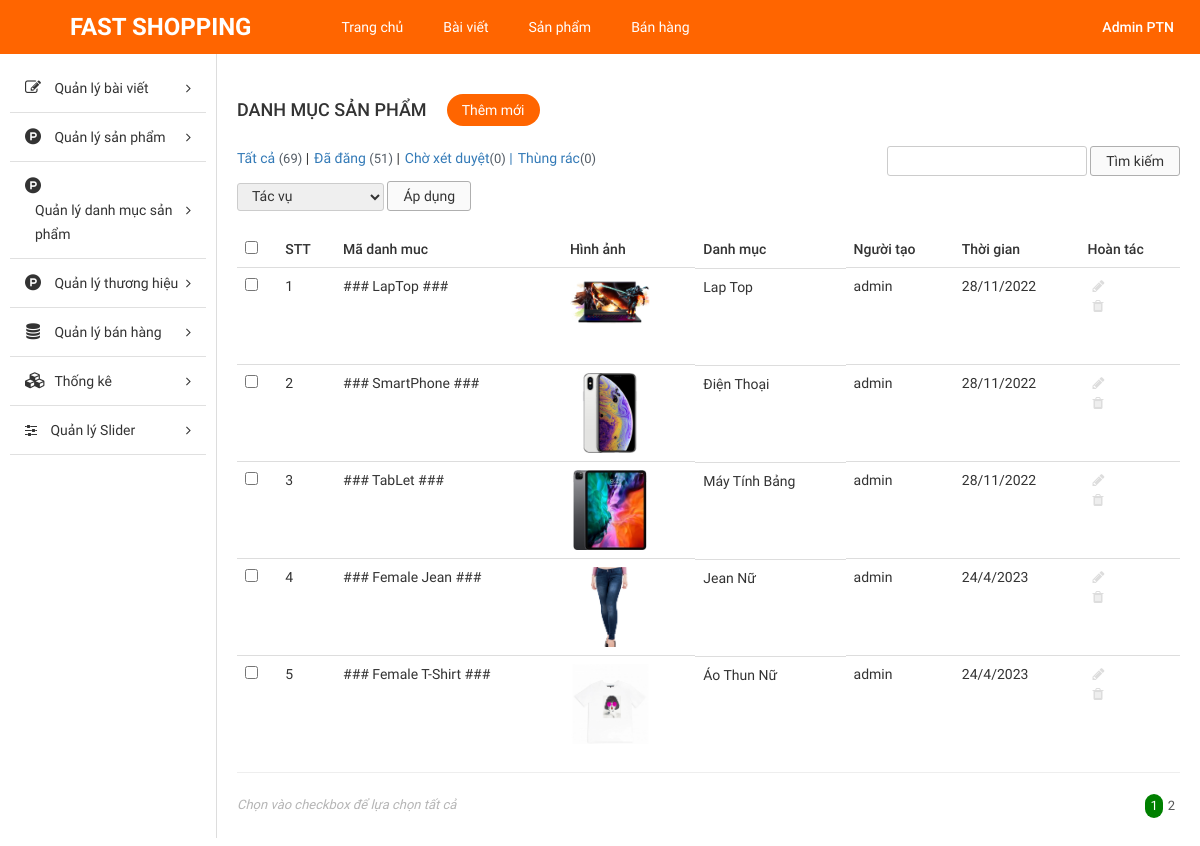
Before: /Source_code/admin/index.php?modules=categorys&controllers=index&action=list (signed in) with the older database file.
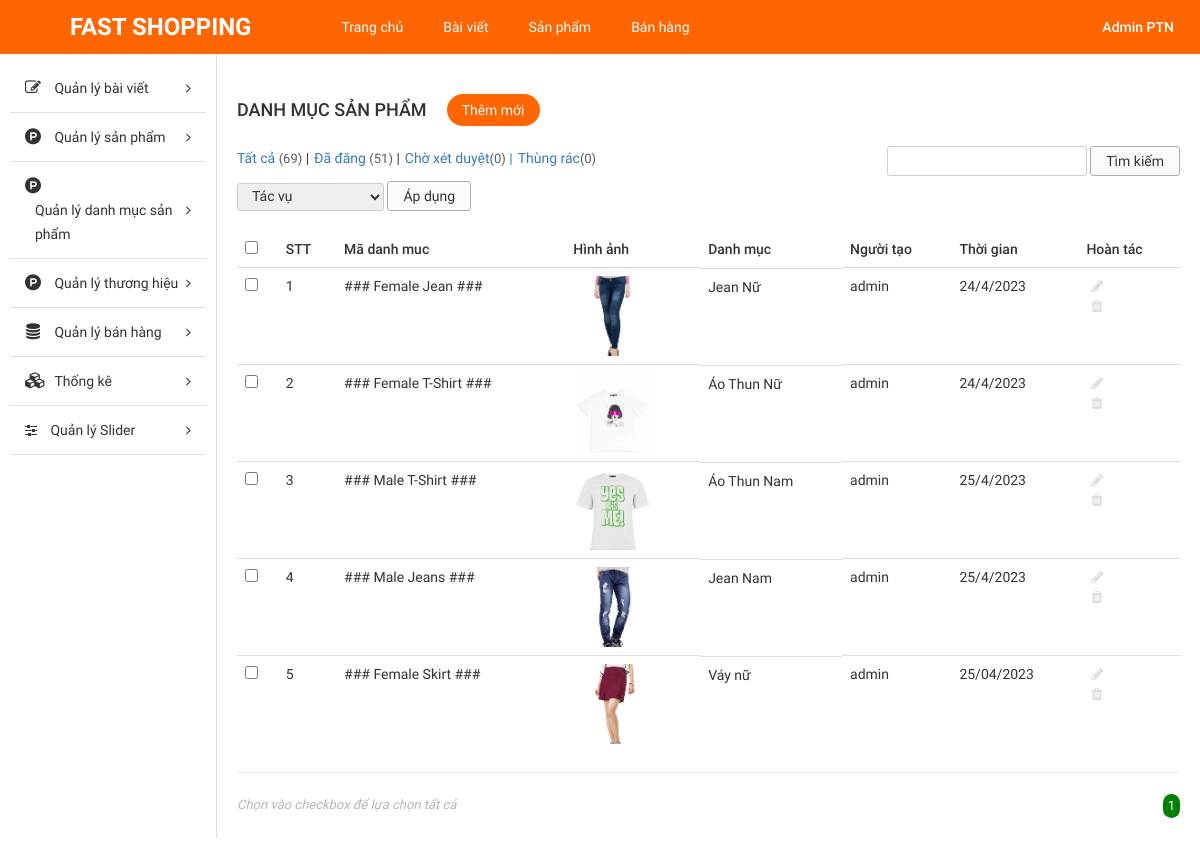
After: the same page with the newer database file.
### tables this page shows
CREATE TABLE `tbl_category` (
  `id` int NOT NULL AUTO_INCREMENT,
  `name` varchar(255) NOT NULL,
  `code` varchar(255) NOT NULL,
  `image` varchar(255) NOT NULL,
  `description` text NOT NULL,
  `create_date` varchar(255) NOT NULL,
  `user` varchar(255) NOT NULL,
  PRIMARY KEY (`id`)
);

### Source_code/admin/libraries/database.php (called while the page is built, shortened)
<?php
function db_query($query_string) {
    global $conn;
    $result = mysqli_query($conn, $query_string);
    return $result;
}
function db_fetch_array($query_string) {
    $result = array();
    $mysqli_result = db_query($query_string);
    while ($row = mysqli_fetch_assoc($mysqli_result)) {
        $result[] = $row;
    }
    return $result;
}

### Source_code/admin/modules/categorys/models/indexModel.php (called while the page is built, shortened)
<?php
function getAll() {
	return db_fetch_array("SELECT * FROM `tbl_category`");
}

### Source_code/admin/modules/categorys/controllers/indexController.php (called while the page is built, shortened)
<?php
function listAction() {
	$data_tmp = getAll();
	if(!empty($_GET['page'])){
		$page = $_GET['page'];
	}else{
		$page =1;
	}
	$numProduct = count($data_tmp);
	$productOnPage = 5;
	$num = ceil($numProduct/$productOnPage);
	$start = ($page - 1) * $productOnPage;
	$res =[];
	for ($i=$start; $i < $start+$productOnPage; $i++) {
		if(isset($data_tmp[$i]))
        $res[] = $data_tmp[$i];
	};
	$data = [$res, $num, $page];
	load_view('list',$data);
}

### Source_code/admin/core/router.php (called while the page is built, shortened)
<?php
$action_name = get_action().'Action';
call_function(array('construct', $action_name));

### Source_code/admin/core/appload.php (called while the page is built, shortened)
<?php
require CONFIGPATH . DIRECTORY_SEPARATOR . 'database.php';
require LIBPATH . DIRECTORY_SEPARATOR . 'database.php';
require COREPATH . DIRECTORY_SEPARATOR . 'base.php';
require COREPATH . DIRECTORY_SEPARATOR . 'router.php';

### Source_code/admin/index.php (called while the page is built, shortened)
<?php
require COREPATH.DIRECTORY_SEPARATOR.'appload.php';

### Source_code/admin/modules/categorys/views/listView.php (the view, shortened to what the rows shown need)
<div id="main-content-wp" class="list-product-page">
    <div class="wrap clearfix">
        <div id="content" class="fl-right">
            <div class="section" id="title-page">
                <div class="clearfix">
                    <h3 id="index" class="fl-left">Danh Mục Sản Phẩm</h3>
                    <a href="?modules=categorys&controllers=index&action=add" title="" id="add-new" class="fl-left">Thêm mới</a>
                </div>
            </div>
            <div class="section" id="detail-page">
                <div class="section-detail">
                    <div class="filter-wp clearfix">
                        <ul class="post-status fl-left">
                            <li class="all"><a href="">Tất cả <span class="count">(69)</span></a> |</li>
                            <li class="publish"><a href="">Đã đăng <span class="count">(51)</span></a> |</li>
                            <li class="pending"><a href="">Chờ xét duyệt<span class="count">(0)</span> |</a></li>
                            <li class="pending"><a href="">Thùng rác<span class="count">(0)</span></a></li>
                        </ul>
                        <form method="GET" class="form-s fl-right">
                            <input type="text" name="s" id="s">
                            <input type="submit" name="sm_s" value="Tìm kiếm">
                        </form>
                    </div>
                    <div class="actions">
                        <form method="GET" action="" class="form-actions">
                            <select name="actions">
                                <option value="0">Tác vụ</option>
                            </select>
                            <input type="submit" name="sm_action" value="Áp dụng">
                        </form>
                    </div>
                    <div class="table-responsive">
                        <table class="table list-table-wp">
                            <thead>
                                <tr>
                                    <td><input type="checkbox" name="checkAll" id="checkAll"></td>
                                    <td><span class="thead-text">STT</span></td>
                                    <td><span class="thead-text">Mã danh muc</span></td>
                                    <td><span class="thead-text">Hình ảnh</span></td>
                                    <td><span class="thead-text">Danh mục</span></td>
                                    <td><span class="thead-text">Người tạo</span></td>
                                    <td><span class="thead-text">Thời gian</span></td>
                                    <td><span class="thead-text">Hoàn tác</span></td>
                                </tr>
                            </thead>
                            <tbody>
                                <?php $i=0; if(!empty($data['0'])) foreach ($data['0'] as $key => $value) { $i++;?>
                                <tr>
                                    <td><input type="checkbox" name="checkItem" class="checkItem"></td>
                                    <td><span class="tbody-text"><?php echo $i; ?></h3></span>
                                    <td><span class="tbody-text"><?php echo $value['code']; ?></h3></span>
                                    <td>
                                        <div class="tbody-thumb">
                                            <img src="<?php echo $value['image']; ?>" alt="">
                                        </div>
                                    </td>
                                    <td class="clearfix">
                                        <div class="tb-title fl-left">
                                            <h3><?php echo $value['name']; ?></h3>
                                        </div>
                                    </td>
                                    <td><span class="tbody-text"><?php echo $value['user']; ?></span></td>
                                    <td><span class="tbody-text"><?php echo $value['create_date']; ?></span></td>
                                    <td>
                                        <ul class="list-operation ">
                                            <li><a href="?modules=categorys&contollers=index&action=edit&id=<?php echo $value['id']; ?>" title="Sửa" class="edit"><i class="fa fa-pencil" aria-hidden="true"></i></a></li>
                                            <li><a href="?modules=categorys&contollers=index&action=delete&id=<?php echo $value['id']; ?>" title="Xóa" class="delete"><i class="fa fa-trash" aria-hidden="true"></i></a></li>
                                        </ul>
                                    </td>
                                </tr>
                                <?php }; ?>
                            </tbody>
                        </table>
                        <hr>
                    </div>
                </div>
            </div>
            <div class="section" id="paging-wp">
                <div class="section-detail clearfix">
                    <p id="desc" class="fl-left">Chọn vào checkbox để lựa chọn tất cả</p>
                    <ul id="list-paging" class="fl-right">
                        <?php for ($i=1; $i <= $data['1'] ; $i++) { ?>
                        <li>
                            <a <?php if($i == $data['2']) echo 'style="background-color: green;color:white; border-radius:300px;"';  ?>  href="?modules=categorys&controllers=index&action=list&page=<?php echo $i; ?>" title=""><?php echo $i; ?></a>
                        </li>
                        <?php }; ?>
                    </ul>
                </div>
            </div>
        </div>
    </div>
</div>

### Source_code/admin/core/base.php (shortened to what the rows shown need)
<?php
function get_module() {
    global $config;
    $module = isset($_GET['modules']) ? $_GET['modules'] : $config['default_module'];
    return $module;
}
function call_function($list_function = array()) {
    if (is_array($list_function)) {
        foreach ($list_function as $f) {
            if (function_exists($f())) {
                $f();
            }
        }
    }
}
function load_view($name, $data_send = array()) {
    $data = $data_send;
    $path = MODULESPATH . DIRECTORY_SEPARATOR . get_module() . DIRECTORY_SEPARATOR . 'views' . DIRECTORY_SEPARATOR . $name . 'View.php';
    if (file_exists($path)) {
        require $path;
    } else {
        echo "Không tìm thấy {$path}";
    }
}
function get_header($name = '') {
    global $data;
    if (empty($name)) {
        $name = 'header';
    } else {
        $name = "header-{$name}";
    }
    $path = LAYOUTPATH . DIRECTORY_SEPARATOR . $name . '.php';
    if (file_exists($path)) {
        if (is_array($data)) {
            foreach ($data as $key => $a) {
                $$key = $a;
            }
        }
        require $path;
    } else {
        echo "Không tìm thấy {$path}";
    }
}
function get_footer($name = '') {
    global $data;
    if (empty($name)) {
        $name = 'footer';
    } else {
        $name = "footer-{$name}";
    }
    $path = LAYOUTPATH . DIRECTORY_SEPARATOR . $name . '.php';
    if (file_exists($path)) {
        if (is_array($data)) {
            foreach ($data as $key => $a) {
                $$key = $a;
            }
        }
        require $path;
    } else {
        echo "Không tìm thấy {$path}";
    }
}
function get_sidebar($name = '') {
    global $data;
    if (empty($name)) {
        $name = 'sidebar';
    } else {
        $name = "sidebar-{$name}";
    }
    $path = LAYOUTPATH . DIRECTORY_SEPARATOR . $name . '.php';
    if (file_exists($path)) {
        if (is_array($data)) {
            foreach ($data as $key => $a) {
                $$key = $a;
            }
        }
        require $path;
    } else {
        echo "Không tìm thấy {$path}";
    }
}
?>

Changed rows visible on the page:
removed tbl_category: code "### LapTop ###", image (picture), name "Lap Top", user "admin", create_date "28/11/2022"
removed tbl_category: code "### SmartPhone ###", image (picture), name "Điện Thoại", user "admin", create_date "28/11/2022"
removed tbl_category: code "### TabLet ###", image (picture), name "Máy Tính Bảng", user "admin", create_date "28/11/2022"
now on this page (row unchanged): tbl_category: code "### Male T-Shirt ###", image (picture), name "Áo Thun Nam", user "admin", create_date "25/4/2023"
now on this page (row unchanged): tbl_category: code "### Male Jeans ###", image (picture), name "Jean Nam", user "admin", create_date "25/4/2023"
now on this page (row unchanged): tbl_category: code "### Female Skirt ###", image (picture), name "Váy nữ", user "admin", create_date "25/04/2023"
Other visible differences:
list line gone: "2"
